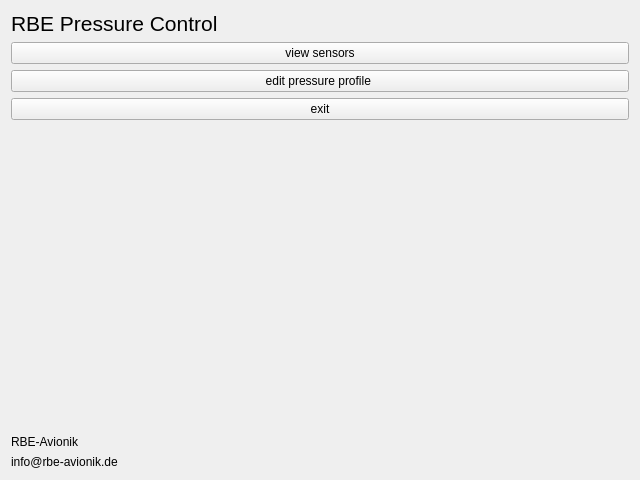
<?xml version="1.0" encoding="UTF-8"?>
<ui version="4.0">
 <class>rbeMainWindow</class>
 <widget class="QMainWindow" name="rbeMainWindow">
  <property name="geometry">
   <rect>
    <x>0</x>
    <y>0</y>
    <width>640</width>
    <height>480</height>
   </rect>
  </property>
  <property name="windowTitle">
   <string>Rbe Main Menue</string>
  </property>
  <property name="styleSheet">
   <string notr="true"/>
  </property>
  <widget class="QWidget" name="centralWidget">
   <layout class="QFormLayout" name="formLayout">
    <item row="0" column="0">
     <widget class="QLabel" name="label">
      <property name="font">
       <font>
        <pointsize>16</pointsize>
       </font>
      </property>
      <property name="text">
       <string>RBE Pressure Control</string>
      </property>
     </widget>
    </item>
    <item row="2" column="0" colspan="2">
     <widget class="QPushButton" name="buttonViewSensor">
      <property name="text">
       <string>view sensors</string>
      </property>
     </widget>
    </item>
    <item row="3" column="0" colspan="2">
     <widget class="QPushButton" name="buttonEdit">
      <property name="text">
       <string>edit pressure profile </string>
      </property>
     </widget>
    </item>
    <item row="4" column="0" colspan="2">
     <widget class="QPushButton" name="buttonExit">
      <property name="text">
       <string>exit</string>
      </property>
     </widget>
    </item>
    <item row="5" column="0">
     <spacer name="verticalSpacer">
      <property name="orientation">
       <enum>Qt::Vertical</enum>
      </property>
      <property name="sizeHint" stdset="0">
       <size>
        <width>20</width>
        <height>40</height>
       </size>
      </property>
     </spacer>
    </item>
    <item row="7" column="0">
     <widget class="QLabel" name="label_2">
      <property name="text">
       <string>RBE-Avionik </string>
      </property>
     </widget>
    </item>
    <item row="8" column="0">
     <widget class="QLabel" name="label_3">
      <property name="text">
       <string>info@rbe-avionik.de</string>
      </property>
     </widget>
    </item>
   </layout>
  </widget>
 </widget>
 <layoutdefault spacing="6" margin="11"/>
 <resources/>
 <connections/>
</ui>
